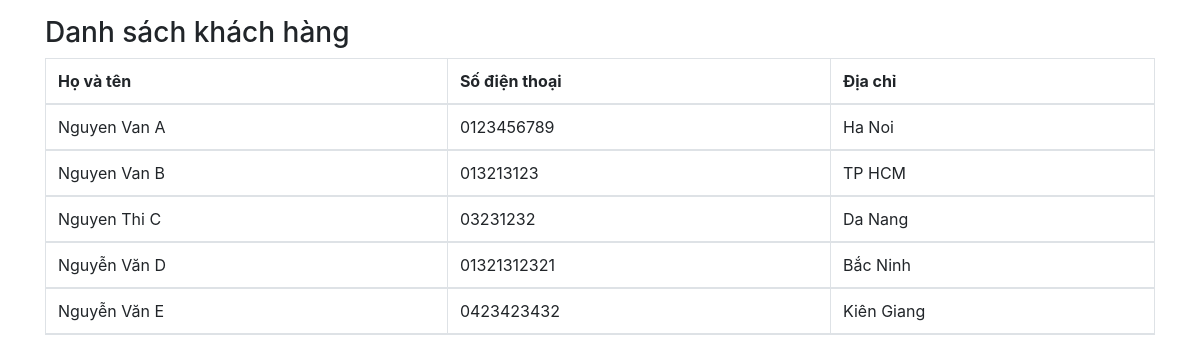
/list-customer, run on the app's committed database.
### app/models.py (models this page shows, shortened)
class Customer(models.Model):
    phone = models.CharField(max_length=20, unique=True)
    name = models.CharField(max_length=100)
    address = models.CharField(max_length=200, blank=True)

### app/views.py (the view)
# urls.py: path('list-customer', list_customer),
def list_customer(request):
    customer_list = Customer.objects.all()
    context = {'customer_list': customer_list}
    return render(request, 'list_customer.html', context)

### app/templates/list_customer.html (shortened to what this page needs)
<link rel="stylesheet" href="https://cdn.jsdelivr.net/npm/bootstrap@4.6.0/dist/css/bootstrap.min.css">
<div class="container mt-3">
    <h3>Danh sách khách hàng</h3>
    <table class="table table-bordered">
        <thead>
            <tr>
                <th>Họ và tên</th>
                <th>Số điện thoại</th>
                <th>Địa chỉ</th>
            </tr>
            {% for customer in customer_list %}
                <tr>
                    <td>{{ customer.name }}</td>
                    <td>{{ customer.phone  }}</td>
                    <td>{{ customer.address }}</td>
                </tr>
            {% endfor %}
        </thead>
    </table>
</div>

### data on the page
Customer: name "Nguyen Van A", phone "0123456789", address "Ha Noi"
Customer: name "Nguyen Van B", phone "013213123", address "TP HCM"
Customer: name "Nguyen Thi C", phone "03231232", address "Da Nang"
Customer: name "Nguyễn Văn D", phone "01321312321", address "Bắc Ninh"
Customer: name "Nguyễn Văn E", phone "0423423432", address "Kiên Giang"
